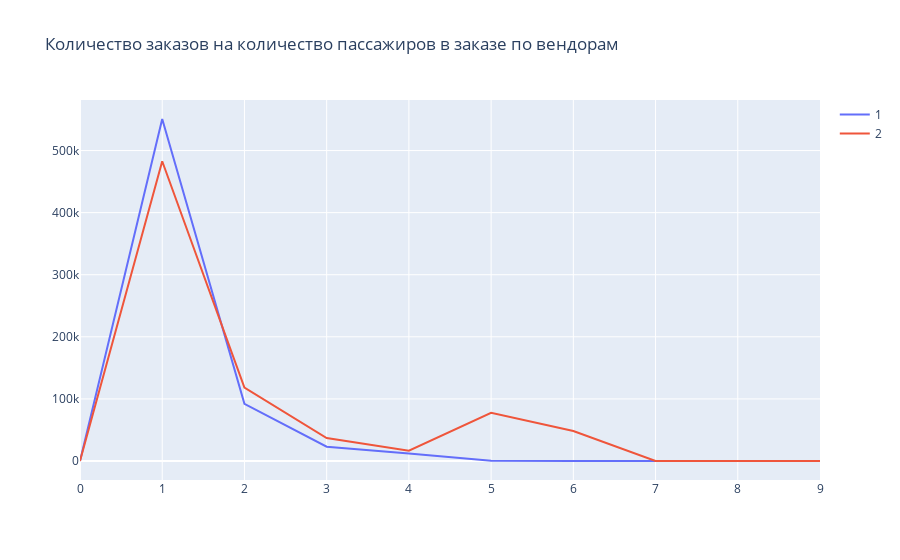

The notebook cell this image was saved under:
### Code cell
def plotly_line_plot(df, title = ''):
    data = []
    
    for column in df.columns:
        trace = go.Scatter(
            x = df.index,
            y = df[column],
            mode = 'lines',
            name = column
        )
        data.append(trace)
    
    layout = dict(title = title)
    fig = dict(data = data, layout = layout)
    iplot(fig, show_link=False)
    
plotly_line_plot(
    df_pivot,
    title = 'Количество заказов на количество пассажиров в заказе по вендорам'
)

### Figure 1 — Plotly figure (JSON) as saved in the notebook; plotly's stock layout.template omitted (floating-point values rounded to 4 significant figures)
{"data": [{"mode": "lines", "name": "1", "type": "scatter", "x": [0, 1, 2, 3, 4, 5, 6, 7, 8, 9], "y": [31, 550787, 92142, 22942, 11944, 344, 152, 0, 0, 0]}, {"mode": "lines", "name": "2", "type": "scatter", "x": [0, 1, 2, 3, 4, 5, 6, 7, 8, 9], "y": [29, 482753, 118176, 36954, 16460, 77744, 48181, 3, 1, 1]}], "layout": {"title": {"text": "Количество заказов на количество пассажиров в заказе по вендорам"}}}
